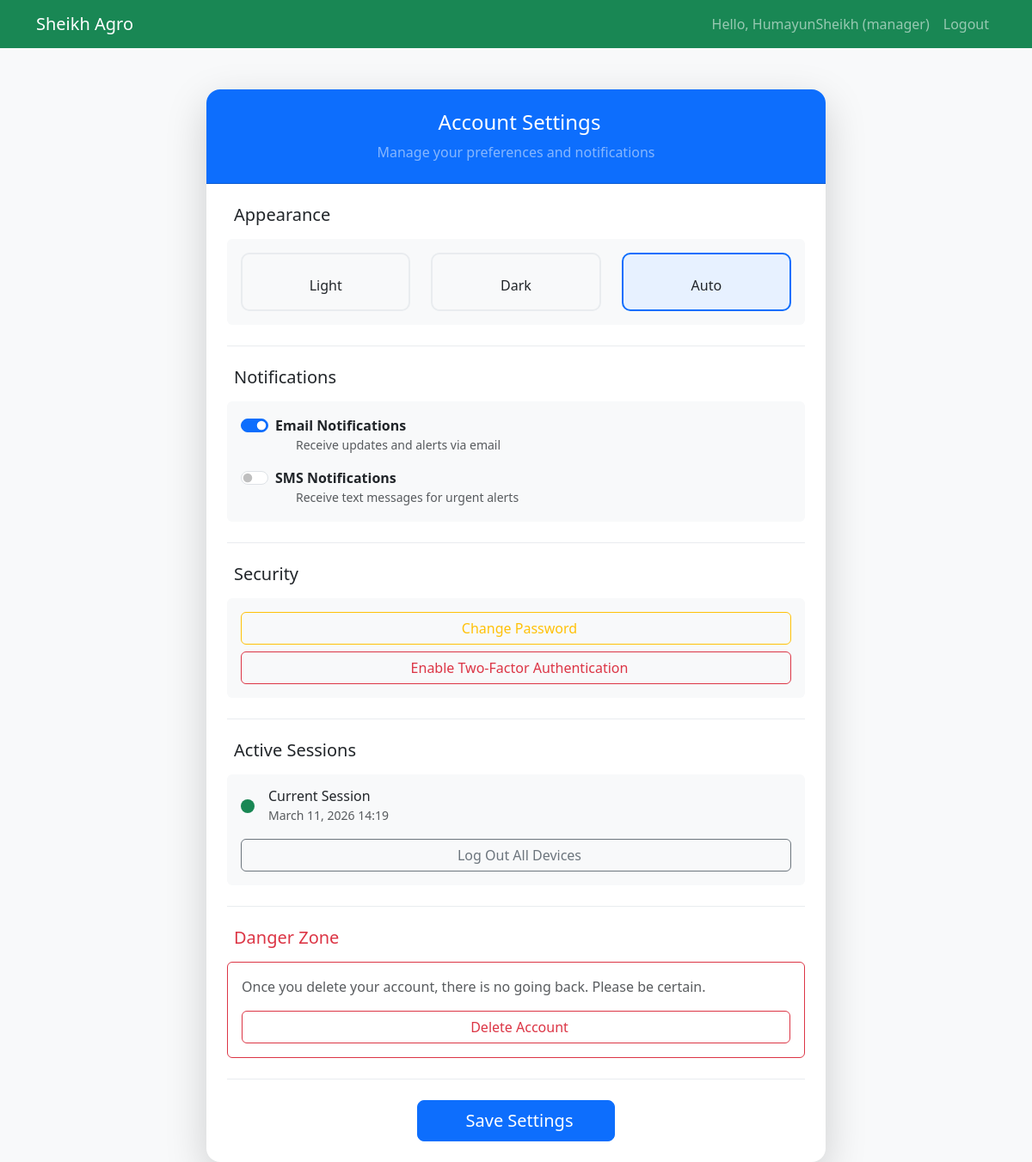
Page /accounts/settings/ (signed in) on the committed database.
### accounts/models.py (models this page shows, shortened)
class User(AbstractUser):
    ROLE_CHOICES = (
        ('admin', 'Admin'),
        ('manager', 'Manager'),
        ('staff', 'Staff'),
        ('viewer', 'Viewer'),
    )
    THEME_CHOICES = (
        ('light', 'Light'),
        ('dark', 'Dark'),
        ('auto', 'Auto'),
    )
    role = models.CharField(max_length=20, choices=ROLE_CHOICES, default='manager')
    phone_number = models.CharField(max_length=20, blank=True)
    profile_picture = models.ImageField(upload_to='profile_pics/', null=True, blank=True)
    theme = models.CharField(max_length=10, choices=THEME_CHOICES, default='auto')
    notification_email = models.BooleanField(default=True)
    notification_sms = models.BooleanField(default=False)
    last_active = models.DateTimeField(null=True, blank=True)
    created_at = models.DateTimeField(auto_now_add=True)
    updated_at = models.DateTimeField(auto_now=True)
    class Meta:
        ordering = ['-date_joined']

### accounts/views.py (the view, shortened to what this page needs)
# urls.py: path('settings/', views.settings_view, name='settings'),
@login_required
def settings_view(request):
    return render(request, 'accounts/settings.html', {
        'user': request.user,
        'title': 'Settings'
    })

### accounts/templates/accounts/settings.html (shortened to what this page needs)
{% extends 'base.html' %}
{% load static %}
{% block content %}
<div class="container">
    <div class="row justify-content-center">
        <div class="col-md-8">
            <div class="card shadow-lg border-0 rounded-4 mt-4">
                <div class="card-header bg-primary text-white text-center py-4 rounded-top-4">
                    <h4 class="mb-0">
                        Account Settings
                    </h4>
                    <p class="text-white-50 mb-0 mt-2">Manage your preferences and notifications</p>
                </div>
                <div class="card-body p-4">
                    <form method="post">
                        <div class="settings-section mb-4">
                            <h5 class="mb-3">
                                Appearance
                            </h5>
                            <div class="card bg-light border-0">
                                <div class="card-body">
                                    <div class="row">
                                        <div class="col-md-4">
                                            <div class="theme-option {% if user.theme == 'light' %}active{% endif %}" onclick="setTheme('light')">
                                                <span>Light</span>
                                            </div>
                                        </div>
                                        <div class="col-md-4">
                                            <div class="theme-option {% if user.theme == 'dark' %}active{% endif %}" onclick="setTheme('dark')">
                                                <span>Dark</span>
                                            </div>
                                        </div>
                                        <div class="col-md-4">
                                            <div class="theme-option {% if user.theme == 'auto' %}active{% endif %}" onclick="setTheme('auto')">
                                                <span>Auto</span>
                                            </div>
                                        </div>
                                    </div>
                                </div>
                            </div>
                        </div>
                        <div class="settings-section mb-4">
                            <h5 class="mb-3">
                                Notifications
                            </h5>
                            <div class="card bg-light border-0">
                                <div class="card-body">
                                    <div class="form-check form-switch mb-3">
                                        <input class="form-check-input" type="checkbox"
                                               name="notification_email" id="notifyEmail"
                                               {% if user.notification_email %}checked{% endif %}>
                                        <label class="form-check-label fw-semibold" for="notifyEmail">
                                            Email Notifications
                                        </label>
                                        <div class="text-muted small ms-4">
                                            Receive updates and alerts via email
                                        </div>
                                    </div>
                                    <div class="form-check form-switch">
                                        <input class="form-check-input" type="checkbox"
                                               name="notification_sms" id="notifySMS"
                                               {% if user.notification_sms %}checked{% endif %}>
                                        <label class="form-check-label fw-semibold" for="notifySMS">
                                            SMS Notifications
                                        </label>
                                        <div class="text-muted small ms-4">
                                            Receive text messages for urgent alerts
                                        </div>
                                    </div>
                                </div>
                            </div>
                        </div>
                        <div class="settings-section mb-4">
                            <h5 class="mb-3">
                                Security
                            </h5>
                            <div class="card bg-light border-0">
                                <div class="card-body">
                                    <a href="{% url 'accounts:password_reset' %}" class="btn btn-outline-warning w-100 mb-2">
                                        Change Password
                                    </a>
                                    <button type="button" class="btn btn-outline-danger w-100" onclick="enable2FA()">
                                        Enable Two-Factor Authentication
                                    </button>
                                </div>
                            </div>
                        </div>
                        <div class="settings-section mb-4">
                            <h5 class="mb-3">
                                Active Sessions
                            </h5>
                            <div class="card bg-light border-0">
                                <div class="card-body">
                                    <div class="d-flex align-items-center mb-3">
                                        <div class="bg-success rounded-circle p-2 me-3">
                                        </div>
                                        <div>
                                            <h6 class="mb-0">Current Session</h6>
                                            <small class="text-muted">{{ user.last_login|date:"F d, Y H:i" }}</small>
                                        </div>
                                    </div>
                                    <button type="button" class="btn btn-outline-secondary w-100">
                                        Log Out All Devices
                                    </button>
                                </div>
                            </div>
                        </div>
                        <div class="settings-section mb-4">
                            <h5 class="mb-3 text-danger">
                                Danger Zone
                            </h5>
                            <div class="card border-danger">
                                <div class="card-body">
                                    <p class="text-muted">Once you delete your account, there is no going back. Please be certain.</p>
                                    <button type="button" class="btn btn-outline-danger w-100" onclick="confirmDelete()">
                                        Delete Account
                                    </button>
                                </div>
                            </div>
                        </div>
                        <div class="text-center mt-4">
                            <button type="submit" class="btn btn-primary btn-lg px-5">
                                Save Settings
                            </button>
                        </div>
                    </form>
                </div>
            </div>
        </div>
    </div>
</div>
{% endblock %}

### templates/partials/navbar.html (shortened to what this page needs)
<nav class="navbar navbar-expand-lg navbar-dark bg-success">
    <div class="container">
        <a class="navbar-brand" href="{% url 'home:dashboard' %}">Sheikh Agro</a>
        <div class="collapse navbar-collapse" id="navbarNav">
            <ul class="navbar-nav ms-auto">
                {% if user.is_authenticated %}
                    <li class="nav-item">
                        <span class="nav-link">Hello, {{ user.username }} ({{ user.role }})</span>
                    </li>
                    <li class="nav-item">
                        <a class="nav-link" href="{% url 'accounts:logout' %}">Logout</a>
                    </li>
                {% endif %}
            </ul>
        </div>
    </div>
</nav>

### accounts/templates/accounts/settings.html (style rules this page uses)
.theme-option { border: 2px solid #e9ecef; border-radius: 10px; padding: 1rem; text-align: center; cursor: pointer; transition: all 0.3s ease; }
.theme-option.active { border-color: #0d6efd; background: #e7f1ff; }
.settings-section { border-bottom: 1px solid #e9ecef; padding-bottom: 1.5rem; }

### rows in the picture
User: username "HumayunSheikh", role "manager", notification_email "☑", last_login "March 11, 2026 14:19"
